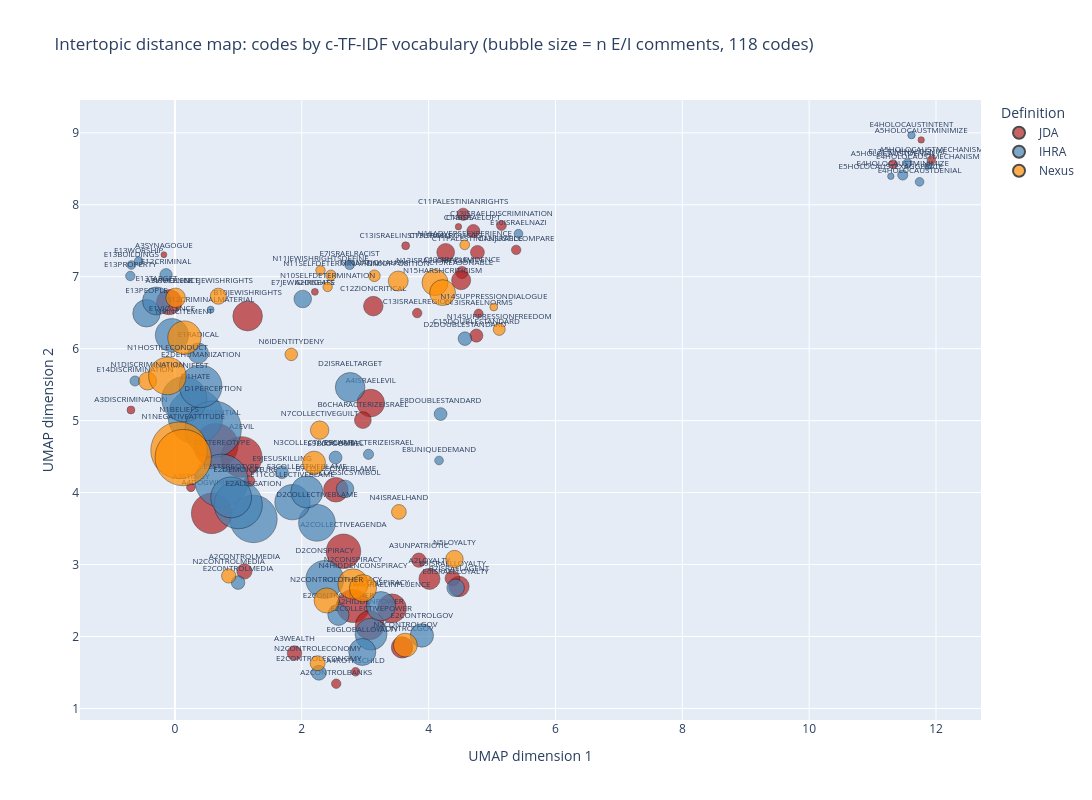

Notebook code cell kept with this figure:
### Code cell
# Intertopic distance map (2D projection of each code's c-TF-IDF vector, bubble size = n comments), interactive

import numpy as np
import pandas as pd
import plotly.express as px

try:
    from umap import UMAP
    reducer = UMAP(n_neighbors=10, min_dist=0.3, metric="cosine", random_state=42)
    reducer_name = "UMAP"
except ImportError:
    from sklearn.decomposition import PCA
    reducer = PCA(n_components=2, random_state=42)
    reducer_name = "PCA"
    print("umap-learn not installed, falling back to PCA. `pip install umap-learn` for the standard BERTopic-style layout.")

all_kept_terms = sorted(set(t for counts in code_term_counts.values() for t in counts if t not in terms_to_drop))
term_index = {t: i for i, t in enumerate(all_kept_terms)}

matrix = np.zeros((len(codes_to_run), len(all_kept_terms)))
top_terms_per_code = {}
for row_idx, code_id in enumerate(codes_to_run):
    scores = {}
    for term, count in code_term_counts[code_id].items():
        if term in term_index:
            score = tf[code_id][term] * idf[term]
            matrix[row_idx, term_index[term]] = score
            scores[term] = score
    top_terms_per_code[code_id] = ", ".join(
        t for t, _ in sorted(scores.items(), key=lambda x: x[1], reverse=True)[:8]
    )

embedding = reducer.fit_transform(matrix)

plot_df = pd.DataFrame({
    "code_id": codes_to_run,
    "x": embedding[:, 0],
    "y": embedding[:, 1],
    "n_docs": [code_counts[c] for c in codes_to_run],
})
plot_df["definition"] = plot_df["code_id"].apply(get_definition)
plot_df["top_terms"] = plot_df["code_id"].map(top_terms_per_code)

color_map = {"IHRA": "steelblue", "Nexus": "darkorange", "JDA": "firebrick", "Unknown": "gray"}

fig = px.scatter(
    plot_df,
    x="x", y="y",
    size="n_docs",
    color="definition",
    color_discrete_map=color_map,
    hover_name="code_id",
    hover_data={"x": False, "y": False, "n_docs": True, "top_terms": True, "definition": True},
    text="code_id",
    title=f"Intertopic distance map: codes by c-TF-IDF vocabulary (bubble size = n E/I comments, {len(codes_to_run)} codes)",
    labels={"x": f"{reducer_name} dimension 1", "y": f"{reducer_name} dimension 2"},
    size_max=40,
)

fig.update_traces(textposition="top center", textfont_size=8, marker=dict(line=dict(width=0.5, color="black")))
fig.update_layout(width=1100, height=800, legend_title_text="Definition")

fig.write_html("viz/intertopic_distance_map.html")
fig.show()

### Figure 1 — Plotly figure (JSON) as saved in the notebook; plotly's stock layout.template omitted (floating-point values rounded to 4 significant figures; data arrays with more than 128 entries replaced by an {"elided": "..."} marker saying what was removed)
{"data": [{"customdata": {"elided": "43x3 mixed values"}, "hovertemplate": "<b>%{hovertext}</b><br><br>definition=%{customdata[2]}<br>n_docs=%{customdata[0]}<br>code_id=%{text}<br>top_terms=%{customdata[1]}<extra></extra>", "hovertext": ["A1ESSENTIAL", "A2COLLECTIVEAGENDA", "A2CONSPIRACY", "A2CONTROLBANKS", "A2CONTROLGOV", "A2CONTROLMEDIA", "A2DISEASE", "A2EVIL", "A2HIDDENPOWER", "A2LOYALTY", "A3CARICATURE", "A3DISCRIMINATION", "A3STINGY", "A3SYNAGOGUE", "A3UNPATRIOTIC", "A3VIOLENCE", "A3WEALTH", "A4DOGWHISTLE", "A4ISRAELEVIL", "A4ISRAELINFLUENCE", "A4ROTHSCHILD", "A5HOLOCAUSTDENIAL", "A5HOLOCAUSTMECHANISM", "A5HOLOCAUSTMINIMIZE", "B10JEWISHRIGHTS", "B6CHARACTERIZEISRAEL", "B7COLLECTIVEBLAME", "B7ISRAELAGENT", "B9ISRAELLOYALTY", "C11PALESTINIANJUSTICE", "C11PALESTINIANRIGHTS", "C12ZIONCRITICAL", "C13ISRAELCOMPARE", "C13ISRAELDISCRIMINATION", "C13ISRAELEVIDENCE", "C13ISRAELINSTITUTIONS", "C13ISRAELNORMS", "C13ISRAELOPT", "C13ISRAELPOLICIES", "C13ISRAELREGION", "C14BDS", "C15DOUBLESTANDARD", "C15REASONABLE"], "legendgroup": "JDA", "marker": {"color": "firebrick", "line": {"color": "black", "width": 0.5}, "size": [285, 173, 160, 13, 67, 34, 7, 242, 122, 65, 17, 9, 11, 5, 30, 93, 31, 240, 112, 122, 11, 12, 10, 6, 128, 41, 88, 61, 32, 28, 22, 56, 13, 14, 22, 9, 12, 25, 46, 13, 6, 25, 53], "sizemode": "area", "sizeref": 0.2919, "symbol": "circle"}, "mode": "markers+text", "name": "JDA", "orientation": "v", "showlegend": true, "text": ["A1ESSENTIAL", "A2COLLECTIVEAGENDA", "A2CONSPIRACY", "A2CONTROLBANKS", "A2CONTROLGOV", "A2CONTROLMEDIA", "A2DISEASE", "A2EVIL", "A2HIDDENPOWER", "A2LOYALTY", "A3CARICATURE", "A3DISCRIMINATION", "A3STINGY", "A3SYNAGOGUE", "A3UNPATRIOTIC", "A3VIOLENCE", "A3WEALTH", "A4DOGWHISTLE", "A4ISRAELEVIL", "A4ISRAELINFLUENCE", "A4ROTHSCHILD", "A5HOLOCAUSTDENIAL", "A5HOLOCAUSTMECHANISM", "A5HOLOCAUSTMINIMIZE", "B10JEWISHRIGHTS", "B6CHARACTERIZEISRAEL", "B7COLLECTIVEBLAME", "B7ISRAELAGENT", "B9ISRAELLOYALTY", "C11PALESTINIANJUSTICE", "C11PALESTINIANRIGHTS", "C12ZIONCRITICAL", "C13ISRAELCOMPARE", "C13ISRAELDISCRIMINATION", "C13ISRAELEVIDENCE", "C13ISRAELINSTITUTIONS", "C13ISRAELNORMS", "C13ISRAELOPT", "C13ISRAELPOLICIES", "C13ISRAELREGION", "C14BDS", "C15DOUBLESTANDARD", "C15REASONABLE"], "textfont": {"size": 8}, "textposition": "top center", "type": "scatter", "x": [0.6469, 2.657, 2.81, 2.543, 3.581, 1.096, 2.206, 1.052, 3.072, 4.013, 1.176, -0.694, 0.2519, -0.1741, 3.846, -0.09178, 1.885, 0.5789, 3.087, 3.421, 2.848, 11.32, 11.93, 11.77, 1.146, 2.963, 2.537, 4.478, 4.375, 4.769, 4.545, 3.128, 5.38, 5.147, 4.526, 3.638, 4.788, 4.705, 4.269, 3.82, 4.47, 4.753, 4.513], "xaxis": "x", "y": [4.653, 3.184, 2.424, 1.344, 1.849, 2.904, 6.789, 4.495, 2.157, 2.801, 4.158, 5.147, 4.073, 7.306, 3.061, 6.647, 1.77, 3.711, 5.244, 2.391, 1.51, 8.564, 8.622, 8.901, 6.452, 5.007, 4.04, 2.696, 2.81, 7.338, 7.868, 6.591, 7.373, 7.711, 7.058, 7.43, 6.488, 7.635, 7.339, 6.495, 7.695, 6.182, 6.952], "yaxis": "y"}, {"customdata": {"elided": "47x3 mixed values"}, "hovertemplate": "<b>%{hovertext}</b><br><br>definition=%{customdata[2]}<br>n_docs=%{customdata[0]}<br>code_id=%{text}<br>top_terms=%{customdata[1]}<extra></extra>", "hovertext": ["D1HATE", "D1MANIFEST", "D1PERCEPTION", "D2COLLECTIVEBLAME", "D2CONSPIRACY", "D2DOUBLESTANDARD", "D2ISRAELTARGET", "D2STEREOTYPE", "E10ISRAELNAZI", "E11COLLECTIVEBLAME", "E12CRIMINAL", "E12CRIMINALDENIAL", "E12CRIMINALMATERIAL", "E13BUILDINGS", "E13PEOPLE", "E13PROPERTY", "E13TARGET", "E13WORSHIP", "E14DISCRIMINATION", "E1RADICAL", "E1VIOLENCE", "E2ALLEGATION", "E2COLLECTIVEPOWER", "E2CONSPIRACY", "E2CONTROLECONOMY", "E2CONTROLGOV", "E2CONTROLMEDIA", "E2CONTROLOTHER", "E2DEHUMANIZATION", "E2DEMONIZE", "E2STEREOTYPE", "E3COLLECTIVEBLAME", "E4HOLOCAUSTDENIAL", "E4HOLOCAUSTINTENT", "E4HOLOCAUSTMECHANISM", "E4HOLOCAUSTMINIMIZE", "E5HOLOCAUSTEXAGGERATE", "E6GLOBALLOYALTY", "E6ISRAELLOYALTY", "E7ISRAELRACIST", "E7JEWISHRIGHTS", "E8DOUBLESTANDARD", "E8UNIQUEDEMAND", "E9BLOODLIBEL", "E9CHARACTERIZEISRAEL", "E9CLASSICSYMBOL", "E9JESUSKILLING"], "legendgroup": "IHRA", "marker": {"color": "steelblue", "line": {"color": "black", "width": 0.5}, "size": [439, 298, 465, 197, 210, 27, 128, 413, 11, 182, 22, 12, 7, 11, 110, 13, 114, 11, 15, 60, 160, 329, 149, 125, 32, 80, 27, 66, 264, 338, 244, 151, 11, 8, 7, 15, 6, 107, 45, 14, 45, 24, 11, 24, 15, 45, 23], "sizemode": "area", "sizeref": 0.2919, "symbol": "circle"}, "mode": "markers+text", "name": "IHRA", "orientation": "v", "showlegend": true, "text": ["D1HATE", "D1MANIFEST", "D1PERCEPTION", "D2COLLECTIVEBLAME", "D2CONSPIRACY", "D2DOUBLESTANDARD", "D2ISRAELTARGET", "D2STEREOTYPE", "E10ISRAELNAZI", "E11COLLECTIVEBLAME", "E12CRIMINAL", "E12CRIMINALDENIAL", "E12CRIMINALMATERIAL", "E13BUILDINGS", "E13PEOPLE", "E13PROPERTY", "E13TARGET", "E13WORSHIP", "E14DISCRIMINATION", "E1RADICAL", "E1VIOLENCE", "E2ALLEGATION", "E2COLLECTIVEPOWER", "E2CONSPIRACY", "E2CONTROLECONOMY", "E2CONTROLGOV", "E2CONTROLMEDIA", "E2CONTROLOTHER", "E2DEHUMANIZATION", "E2DEMONIZE", "E2STEREOTYPE", "E3COLLECTIVEBLAME", "E4HOLOCAUSTDENIAL", "E4HOLOCAUSTINTENT", "E4HOLOCAUSTMECHANISM", "E4HOLOCAUSTMINIMIZE", "E5HOLOCAUSTEXAGGERATE", "E6GLOBALLOYALTY", "E6ISRAELLOYALTY", "E7ISRAELRACIST", "E7JEWISHRIGHTS", "E8DOUBLESTANDARD", "E8UNIQUEDEMAND", "E9BLOODLIBEL", "E9CHARACTERIZEISRAEL", "E9CLASSICSYMBOL", "E9JESUSKILLING"], "textfont": {"size": 8}, "textposition": "top center", "type": "scatter", "x": [0.3237, 0.1471, 0.6029, 2.239, 2.362, 4.572, 2.762, 0.7343, 5.416, 1.853, -0.1401, 11.55, 0.5629, -0.6875, -0.4481, -0.7035, -0.2913, -0.5718, -0.6291, 0.3686, -0.04789, 1.238, 3.092, 3.247, 2.269, 3.893, 0.9955, 2.578, 0.4061, 0.9994, 0.8863, 2.079, 11.74, 11.61, 11.87, 11.48, 11.29, 2.954, 4.426, 2.754, 2.015, 4.189, 4.164, 2.532, 3.052, 2.682, 1.688], "xaxis": "x", "y": [5.062, 5.298, 4.881, 3.58, 2.792, 6.139, 5.463, 4.164, 7.598, 3.867, 7.028, 8.578, 6.542, 7.163, 6.492, 7.01, 6.663, 7.217, 5.551, 5.938, 6.188, 3.634, 2.033, 2.422, 1.496, 2.015, 2.749, 2.302, 5.476, 3.832, 3.933, 4.009, 8.318, 8.967, 8.538, 8.413, 8.395, 1.786, 2.677, 7.167, 6.691, 5.091, 4.446, 4.488, 4.532, 4.051, 4.283], "yaxis": "y"}, {"customdata": [[13, "square, times square, existed, remove, planted, threat, remove cancer, cancer usa", "Nexus"], [38, "alive, gas, pizza, stabbed, hang, american kids, remove, planted", "Nexus"], [13, "square, times square, existed, shouts, speaker, devout, suicide, vests", "Nexus"], [16, "square, times square, existed, sort, remove, planted, threat, remove cancer", "Nexus"], [99, "grouppalestine, bigot, peace, criticism, gaza, apartheid, racism, fuck fuck", "Nexus"], [9, "bigot, left, actual, racism, racists, sub, apartheid, makes", "Nexus"], [21, "bigot, racism, left, offensive, semitism, anti semitism, criticizing, actual", "Nexus"], [98, "grouppalestine, bigot, peace, homes, jerusalem, gaza, apartheid, racism", "Nexus"], [14, "grouppalestine, homes, gaza, prosperity, peace prosperity, palestinian owned, humans, isra", "Nexus"], [20, "nationalism, prey, prey pray, torah, pray, ideology, sub, remove", "Nexus"], [58, "torah, fuck fuck, brain, sub, religion, opposing, gentiles, maybe", "Nexus"], [467, "kike, niggers, gas, cnn, blah, faggot, whore, kikes", "Nexus"], [47, "gas, privilege, metal, wouldn, square, times square, nazi germany, elements", "Nexus"], [206, "kike, gas, faggot, niggers, oven, raped, dirty, bitch", "Nexus"], [464, "kike, niggers, whore, gas, cnn, blah, faggot, kikes", "Nexus"], [134, "cnn, conspiracy, powerful, trillion, puppet, synagogue satan, destroying, using", "Nexus"], [33, "trillion, bank, bankers, shekel, financially, happens, ending, society", "Nexus"], [83, "trillion, puppet, bloodline, prison, united states, dick, synagogue satan, bank", "Nexus"], [30, "cnn, hollywood, youtube, control media, metal, ruin, woman, hate filled", "Nexus"], [92, "created, prison, puppet, synagogue satan, conspiracy, bloodline, powerful, script", "Nexus"], [77, "holy, trillion, burn burn, debt, hate filled, filled manifesto, insults, filled", "Nexus"], [108, "conspiracy, powerful, trillion, synagogue satan, created, bloodline, immigration, burn burn", "Nexus"], [32, "dubowitz, using, financially, greater, ending, mafia, tech, dollars", "Nexus"], [45, "settlements, dubowitz, forget, dying, semitism, anti semitism, businesses, worth fighting", "Nexus"], [23, "esau, torah, steve, sure sure, gentiles, blacks america, don want, kjv", "Nexus"], [50, "burn burn, hate filled, filled manifesto, filled, soulless, manifesto, committing, committing genocide", "Nexus"], [56, "gas, bitch, crackerkikes, bloodline, alive, potsdam, pizza, gassing", "Nexus"], [162, "gas, bitch, niggers, allah, mother, dirty, alive, shoot", "Nexus"]], "hovertemplate": "<b>%{hovertext}</b><br><br>definition=%{customdata[2]}<br>n_docs=%{customdata[0]}<br>code_id=%{text}<br>top_terms=%{customdata[1]}<extra></extra>", "hovertext": ["N10SELFDETERMINATION", "N11JEWISHRIGHTS", "N11JEWISHRIGHTSDEFINE", "N11SELFDETERMINATION", "N13ISRAELCRITICISM", "N14SUPPRESSIONDIALOGUE", "N14SUPPRESSIONFREEDOM", "N15HARSHCRITICISM", "N16ADVERSEEXPERIENCE", "N16NATIONALISM", "N16OPPOSITION", "N1BELIEFS", "N1DISCRIMINATION", "N1HOSTILECONDUCT", "N1NEGATIVEATTITUDE", "N2CONSPIRACY", "N2CONTROLECONOMY", "N2CONTROLGOV", "N2CONTROLMEDIA", "N2CONTROLOTHER", "N3COLLECTIVEBLAME", "N4HIDDENCONSPIRACY", "N4ISRAELHAND", "N5LOYALTY", "N6IDENTITYDENY", "N7COLLECTIVEGUILT", "N8VIOLENCE", "N9INCITEMENT"], "legendgroup": "Nexus", "marker": {"color": "darkorange", "line": {"color": "black", "width": 0.5}, "size": [13, 38, 13, 16, 99, 9, 21, 98, 14, 20, 58, 467, 47, 206, 464, 134, 33, 83, 30, 92, 77, 108, 32, 45, 23, 50, 56, 162], "sizemode": "area", "sizeref": 0.2919, "symbol": "circle"}, "mode": "markers+text", "name": "Nexus", "orientation": "v", "showlegend": true, "text": ["N10SELFDETERMINATION", "N11JEWISHRIGHTS", "N11JEWISHRIGHTSDEFINE", "N11SELFDETERMINATION", "N13ISRAELCRITICISM", "N14SUPPRESSIONDIALOGUE", "N14SUPPRESSIONFREEDOM", "N15HARSHCRITICISM", "N16ADVERSEEXPERIENCE", "N16NATIONALISM", "N16OPPOSITION", "N1BELIEFS", "N1DISCRIMINATION", "N1HOSTILECONDUCT", "N1NEGATIVEATTITUDE", "N2CONSPIRACY", "N2CONTROLECONOMY", "N2CONTROLGOV", "N2CONTROLMEDIA", "N2CONTROLOTHER", "N3COLLECTIVEBLAME", "N4HIDDENCONSPIRACY", "N4ISRAELHAND", "N5LOYALTY", "N6IDENTITYDENY", "N7COLLECTIVEGUILT", "N8VIOLENCE", "N9INCITEMENT"], "textfont": {"size": 8}, "textposition": "top center", "type": "scatter", "x": [2.408, 0.6834, 2.295, 2.459, 4.101, 5.027, 5.113, 4.22, 4.569, 3.145, 3.521, 0.06471, -0.4313, -0.1189, 0.1306, 2.807, 2.25, 3.634, 0.8471, 2.392, 2.193, 2.965, 3.531, 4.407, 1.835, 2.282, 0.01101, 0.1492], "xaxis": "x", "y": [6.857, 6.729, 7.088, 7.021, 6.918, 6.579, 6.268, 6.779, 7.443, 7.013, 6.94, 4.588, 5.55, 5.62, 4.487, 2.73, 1.629, 1.881, 2.842, 2.501, 4.416, 2.671, 3.732, 3.076, 5.921, 4.868, 6.707, 6.154], "yaxis": "y"}], "layout": {"height": 800, "legend": {"itemsizing": "constant", "title": {"text": "Definition"}, "tracegroupgap": 0}, "title": {"text": "Intertopic distance map: codes by c-TF-IDF vocabulary (bubble size = n E/I comments, 118 codes)"}, "width": 1100, "xaxis": {"anchor": "y", "domain": [0, 1], "title": {"text": "UMAP dimension 1"}}, "yaxis": {"anchor": "x", "domain": [0, 1], "title": {"text": "UMAP dimension 2"}}}}
